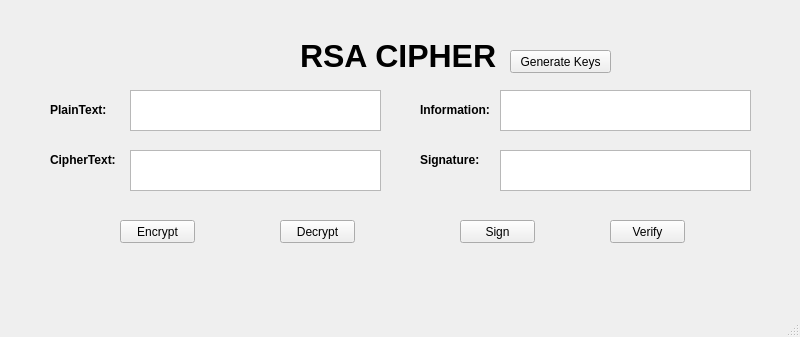
<?xml version="1.0" encoding="UTF-8"?>
<ui version="4.0">
 <class>MainWindow</class>
 <widget class="QMainWindow" name="MainWindow">
  <property name="geometry">
   <rect>
    <x>0</x>
    <y>0</y>
    <width>800</width>
    <height>337</height>
   </rect>
  </property>
  <property name="windowTitle">
   <string>MainWindow</string>
  </property>
  <widget class="QWidget" name="centralwidget">
   <widget class="QLabel" name="label">
    <property name="geometry">
     <rect>
      <x>300</x>
      <y>30</y>
      <width>201</width>
      <height>51</height>
     </rect>
    </property>
    <property name="font">
     <font>
      <pointsize>24</pointsize>
      <weight>75</weight>
      <bold>true</bold>
     </font>
    </property>
    <property name="text">
     <string>RSA CIPHER</string>
    </property>
   </widget>
   <widget class="QLabel" name="label_2">
    <property name="geometry">
     <rect>
      <x>50</x>
      <y>100</y>
      <width>61</width>
      <height>20</height>
     </rect>
    </property>
    <property name="font">
     <font>
      <weight>75</weight>
      <bold>true</bold>
     </font>
    </property>
    <property name="text">
     <string>PlainText:</string>
    </property>
   </widget>
   <widget class="QLabel" name="label_3">
    <property name="geometry">
     <rect>
      <x>50</x>
      <y>150</y>
      <width>71</width>
      <height>20</height>
     </rect>
    </property>
    <property name="font">
     <font>
      <weight>75</weight>
      <bold>true</bold>
     </font>
    </property>
    <property name="text">
     <string>CipherText:</string>
    </property>
   </widget>
   <widget class="QLabel" name="label_4">
    <property name="geometry">
     <rect>
      <x>420</x>
      <y>100</y>
      <width>71</width>
      <height>20</height>
     </rect>
    </property>
    <property name="font">
     <font>
      <weight>75</weight>
      <bold>true</bold>
     </font>
    </property>
    <property name="text">
     <string>Information:</string>
    </property>
   </widget>
   <widget class="QLabel" name="label_5">
    <property name="geometry">
     <rect>
      <x>420</x>
      <y>150</y>
      <width>61</width>
      <height>20</height>
     </rect>
    </property>
    <property name="font">
     <font>
      <weight>75</weight>
      <bold>true</bold>
     </font>
    </property>
    <property name="text">
     <string>Signature:</string>
    </property>
   </widget>
   <widget class="QPlainTextEdit" name="txt_plain_text">
    <property name="geometry">
     <rect>
      <x>130</x>
      <y>90</y>
      <width>251</width>
      <height>41</height>
     </rect>
    </property>
   </widget>
   <widget class="QPlainTextEdit" name="txt_info">
    <property name="geometry">
     <rect>
      <x>500</x>
      <y>90</y>
      <width>251</width>
      <height>41</height>
     </rect>
    </property>
   </widget>
   <widget class="QPlainTextEdit" name="txt_cipher_text">
    <property name="geometry">
     <rect>
      <x>130</x>
      <y>150</y>
      <width>251</width>
      <height>41</height>
     </rect>
    </property>
   </widget>
   <widget class="QPlainTextEdit" name="txt_sign">
    <property name="geometry">
     <rect>
      <x>500</x>
      <y>150</y>
      <width>251</width>
      <height>41</height>
     </rect>
    </property>
   </widget>
   <widget class="QPushButton" name="btn_encrypt">
    <property name="geometry">
     <rect>
      <x>120</x>
      <y>220</y>
      <width>75</width>
      <height>23</height>
     </rect>
    </property>
    <property name="text">
     <string>Encrypt</string>
    </property>
   </widget>
   <widget class="QPushButton" name="btn_decrypt">
    <property name="geometry">
     <rect>
      <x>280</x>
      <y>220</y>
      <width>75</width>
      <height>23</height>
     </rect>
    </property>
    <property name="text">
     <string>Decrypt</string>
    </property>
   </widget>
   <widget class="QPushButton" name="btn_sign">
    <property name="geometry">
     <rect>
      <x>460</x>
      <y>220</y>
      <width>75</width>
      <height>23</height>
     </rect>
    </property>
    <property name="text">
     <string>Sign</string>
    </property>
   </widget>
   <widget class="QPushButton" name="btn_verify">
    <property name="geometry">
     <rect>
      <x>610</x>
      <y>220</y>
      <width>75</width>
      <height>23</height>
     </rect>
    </property>
    <property name="text">
     <string>Verify</string>
    </property>
   </widget>
   <widget class="QPushButton" name="btn_gen_keys">
    <property name="geometry">
     <rect>
      <x>510</x>
      <y>50</y>
      <width>101</width>
      <height>23</height>
     </rect>
    </property>
    <property name="text">
     <string>Generate Keys</string>
    </property>
   </widget>
  </widget>
  <widget class="QMenuBar" name="menubar">
   <property name="geometry">
    <rect>
     <x>0</x>
     <y>0</y>
     <width>800</width>
     <height>21</height>
    </rect>
   </property>
  </widget>
  <widget class="QStatusBar" name="statusbar"/>
 </widget>
 <resources/>
 <connections/>
</ui>
